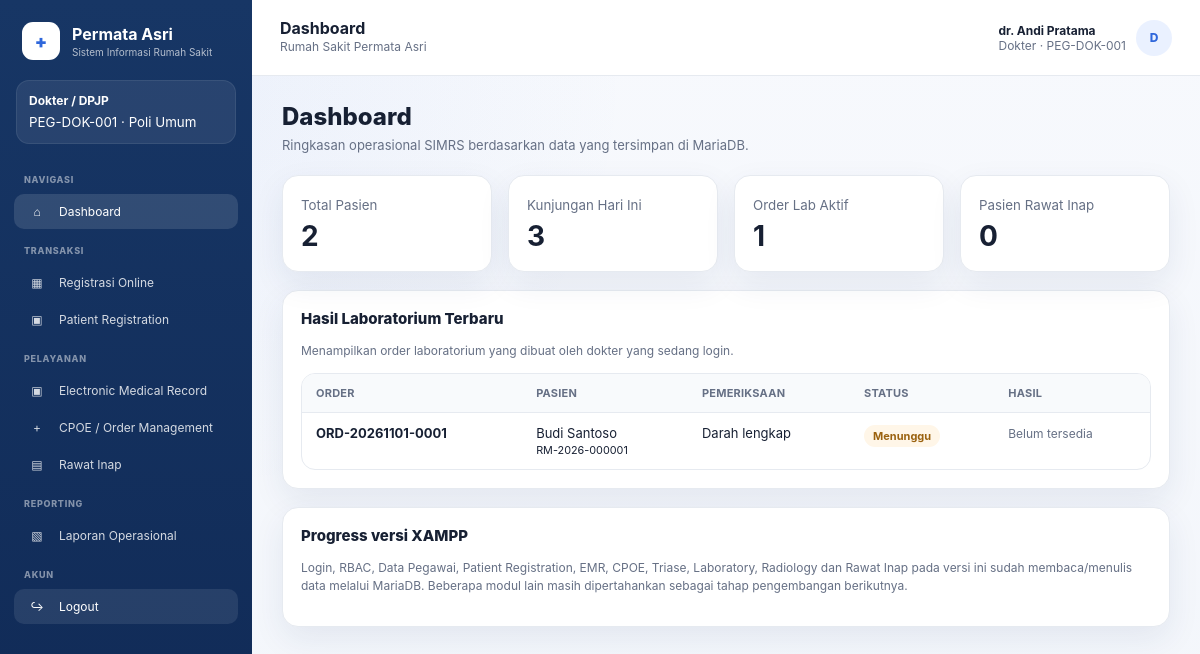
The app's page /dashboard.php (signed in) with its own data.
### tables this page shows
CREATE TABLE users (
    id INT AUTO_INCREMENT PRIMARY KEY,
    employee_id INT NOT NULL UNIQUE,
    username VARCHAR(60) NOT NULL UNIQUE,
    password_hash VARCHAR(255) NOT NULL,
    is_active TINYINT(1) NOT NULL DEFAULT 1,
    created_at DATETIME NOT NULL DEFAULT CURRENT_TIMESTAMP,
    CONSTRAINT fk_user_employee FOREIGN KEY (employee_id) REFERENCES employees(id)
);

CREATE TABLE roles (
    id INT AUTO_INCREMENT PRIMARY KEY,
    code VARCHAR(50) NOT NULL UNIQUE,
    name VARCHAR(100) NOT NULL
);

CREATE TABLE employees (
    id INT AUTO_INCREMENT PRIMARY KEY,
    employee_code VARCHAR(30) NOT NULL UNIQUE,
    full_name VARCHAR(150) NOT NULL,
    profession VARCHAR(100) NOT NULL,
    role_id INT NOT NULL,
    unit_id INT NULL,
    is_active TINYINT(1) NOT NULL DEFAULT 1,
    CONSTRAINT fk_employee_role FOREIGN KEY (role_id) REFERENCES roles(id),
    CONSTRAINT fk_employee_unit FOREIGN KEY (unit_id) REFERENCES units(id)
);

CREATE TABLE units (
    id INT AUTO_INCREMENT PRIMARY KEY,
    code VARCHAR(30) NOT NULL UNIQUE,
    name VARCHAR(100) NOT NULL,
    unit_type VARCHAR(30) NOT NULL
);

CREATE TABLE lab_orders (
    id INT AUTO_INCREMENT PRIMARY KEY,
    order_id INT NOT NULL UNIQUE,
    test_name VARCHAR(255) NOT NULL,
    specimen VARCHAR(100) NULL,
    status VARCHAR(40) NOT NULL DEFAULT 'Menunggu',
    result TEXT NULL,
    verified_by INT NULL,
    verified_at DATETIME NULL,
    CONSTRAINT fk_lab_order FOREIGN KEY (order_id) REFERENCES orders(id) ON DELETE CASCADE,
    CONSTRAINT fk_lab_verify FOREIGN KEY (verified_by) REFERENCES employees(id)
);

CREATE TABLE orders (
    id INT AUTO_INCREMENT PRIMARY KEY,
    order_no VARCHAR(40) NULL UNIQUE,
    registration_id INT NOT NULL,
    ordering_employee_id INT NOT NULL,
    order_type ENUM('Laboratorium','Radiologi','Obat','Konsultasi','Rawat Inap') NOT NULL,
    detail VARCHAR(255) NOT NULL,
    clinical_indication TEXT NULL,
    priority ENUM('Rutin','CITO') NOT NULL DEFAULT 'Rutin',
    status VARCHAR(40) NOT NULL DEFAULT 'Ordered',
    created_at DATETIME NOT NULL DEFAULT CURRENT_TIMESTAMP,
    CONSTRAINT fk_order_reg FOREIGN KEY (registration_id) REFERENCES registrations(id),
    CONSTRAINT fk_order_employee FOREIGN KEY (ordering_employee_id) REFERENCES employees(id)
);

CREATE TABLE patients (
    id INT AUTO_INCREMENT PRIMARY KEY,
    medical_record_no VARCHAR(30) NULL UNIQUE,
    nik VARCHAR(16) NOT NULL UNIQUE,
    full_name VARCHAR(150) NOT NULL,
    birth_date DATE NOT NULL,
    gender ENUM('L','P') NOT NULL,
    address TEXT NULL,
    phone VARCHAR(30) NULL,
    email VARCHAR(120) NULL,
    payer VARCHAR(40) NOT NULL DEFAULT 'Umum',
    created_at DATETIME NOT NULL DEFAULT CURRENT_TIMESTAMP
);

### database.php (called while the page is built, shortened)
<?php
function db(): PDO
{
    static $pdo = null;
    if ($pdo instanceof PDO) {
        return $pdo;
    }
    $dsn = 'mysql:host=' . DB_HOST . ';dbname=' . DB_NAME . ';charset=utf8mb4';
    $pdo = new PDO($dsn, DB_USER, DB_PASS, [
        PDO::ATTR_ERRMODE => PDO::ERRMODE_EXCEPTION,
        PDO::ATTR_DEFAULT_FETCH_MODE => PDO::FETCH_ASSOC,
        PDO::ATTR_EMULATE_PREPARES => false,
    ]);
    return $pdo;
}

### functions.php (called while the page is built, shortened)
<?php
require_once __DIR__ . '/../config/database.php';
require_once __DIR__ . '/schema_updates.php';
function e(?string $value): string
{
    return htmlspecialchars($value ?? '', ENT_QUOTES, 'UTF-8');
}
function current_user(): ?array
{
    ensure_progress03_schema(db());
    $stmt = db()->prepare(
        'SELECT u.id AS user_id, u.username, e.id AS employee_id, e.employee_code,
                e.full_name, e.profession, r.id AS role_id, r.code AS role_code,
                r.name AS role_name, un.name AS unit_name
         FROM users u
         JOIN employees e ON e.id = u.employee_id
         JOIN roles r ON r.id = e.role_id
         LEFT JOIN units un ON un.id = e.unit_id
         WHERE u.id = ? AND u.is_active = 1
         LIMIT 1'
    );
    $stmt->execute([$_SESSION['user_id']]);
    $user = $stmt->fetch();
    return $user ?: null;
}
function require_login(): array
{
    $user = current_user();
    return $user;
}
function sidebar_menus(int $roleId): array
{
    $stmt = db()->prepare(
        'SELECT DISTINCT m.label, m.icon, m.section_name, m.page_file, m.sort_order
         FROM menus m
         JOIN permissions p ON p.code = m.permission_code
         JOIN role_permissions rp ON rp.permission_id = p.id
         WHERE rp.role_id = ? AND m.is_active = 1
         ORDER BY m.sort_order, m.id'
    );
    $stmt->execute([$roleId]);
    return $stmt->fetchAll();
}

### schema_updates.php (called while the page is built, shortened)
<?php
function ensure_progress03_schema(PDO $pdo): void
{
    $pdo->exec(
        "CREATE TABLE IF NOT EXISTS patient_registration_requests (
            id INT AUTO_INCREMENT PRIMARY KEY,
            request_no VARCHAR(40) NULL UNIQUE,
            nik VARCHAR(16) NOT NULL,
            full_name VARCHAR(150) NOT NULL,
            birth_date DATE NOT NULL,
            gender ENUM('L','P') NOT NULL,
            address TEXT NULL,
            phone VARCHAR(30) NOT NULL,
            email VARCHAR(120) NULL,
            payer VARCHAR(40) NOT NULL DEFAULT 'Umum',
            unit_id INT NOT NULL,
            doctor_employee_id INT NOT NULL,
            schedule_id INT NOT NULL,
            visit_date DATE NOT NULL,
            complaint TEXT NULL,
            status VARCHAR(40) NOT NULL DEFAULT 'Menunggu Verifikasi',
            admin_note TEXT NULL,
            patient_id INT NULL,
            registration_id INT NULL,
            reviewed_by INT NULL,
            reviewed_at DATETIME NULL,
            created_at DATETIME NOT NULL DEFAULT CURRENT_TIMESTAMP,
            INDEX idx_prr_status (status),
            INDEX idx_prr_visit_date (visit_date),
            CONSTRAINT fk_prr_unit FOREIGN KEY (unit_id) REFERENCES units(id),
            CONSTRAINT fk_prr_doctor FOREIGN KEY (doctor_employee_id) REFERENCES employees(id),
            CONSTRAINT fk_prr_schedule FOREIGN KEY (schedule_id) REFERENCES doctor_schedules(id),
            CONSTRAINT fk_prr_patient FOREIGN KEY (patient_id) REFERENCES patients(id),
            CONSTRAINT fk_prr_registration FOREIGN KEY (registration_id) REFERENCES registrations(id),
            CONSTRAINT fk_prr_reviewer FOREIGN KEY (reviewed_by) REFERENCES users(id)
        ) ENGINE=InnoDB"
    );
    $menuCheck = $pdo->prepare('SELECT id FROM menus WHERE page_file=? LIMIT 1');
    $menuCheck->execute(['patient_registration_requests.php']);
    $units = [
        ['PB', 'Poli Bedah', 'POLI'],
        ['PK', 'Poli Kandungan', 'POLI'],
    ];
    $unitInsert = $pdo->prepare(
        'INSERT INTO units (code, name, unit_type)
         SELECT ?, ?, ?
         WHERE NOT EXISTS (SELECT 1 FROM units WHERE code=?)'
    );
    foreach ($units as [$code, $name, $type]) {
        $unitInsert->execute([$code, $name, $type, $code]);
    }
    $roleStmt = $pdo->prepare("SELECT id FROM roles WHERE code='dokter' LIMIT 1");
    $roleStmt->execute();
    $doctorRoleId = (int) $roleStmt->fetchColumn();
    if ($doctorRoleId > 0) {
        $doctorSeeds = [
            ['PEG-DOK-003', 'dr. Raka Mahendra', 'Dokter', 'PU'],
            ['PEG-DOK-004', 'dr. Nadia Putri, Sp.PD', 'Dokter Sp.PD', 'PD'],
            ['PEG-DOK-005', 'dr. Salsabila Rahman, Sp.A', 'Dokter Sp.A', 'PA'],
            ['PEG-DOK-006', 'dr. Bima Aditya, Sp.B', 'Dokter Sp.B', 'PB'],
            ['PEG-DOK-007', 'dr. Citra Maharani, Sp.OG', 'Dokter Sp.OG', 'PK'],
        ];
        $unitIdStmt = $pdo->prepare('SELECT id FROM units WHERE code=? LIMIT 1');
        $employeeExists = $pdo->prepare('SELECT id FROM employees WHERE employee_code=? LIMIT 1');
        foreach ($doctorSeeds as [$employeeCode, $name, $profession, $unitCode]) {
            $employeeExists->execute([$employeeCode]);
            if ($employeeExists->fetchColumn()) {
                continue;
            }
            $unitIdStmt->execute([$unitCode]);
        }
        $scheduleSeeds = [
            ['PEG-DOK-003', 'PU', 'Selasa', '08:00:00', '12:00:00'],
            ['PEG-DOK-003', 'PU', 'Jumat', '08:00:00', '11:00:00'],
            ['PEG-DOK-004', 'PD', 'Senin', '13:00:00', '16:00:00'],
            ['PEG-DOK-004', 'PD', 'Jumat', '09:00:00', '12:00:00'],
            ['PEG-DOK-005', 'PA', 'Senin', '09:00:00', '12:00:00'],
            ['PEG-DOK-005', 'PA', 'Kamis', '13:00:00', '16:00:00'],
            ['PEG-DOK-006', 'PB', 'Selasa', '13:00:00', '16:00:00'],
            ['PEG-DOK-006', 'PB', 'Jumat', '13:00:00', '16:00:00'],
            ['PEG-DOK-007', 'PK', 'Rabu', '09:00:00', '12:00:00'],
            ['PEG-DOK-007', 'PK', 'Sabtu', '08:00:00', '11:00:00'],
        ];
        $employeeIdStmt = $pdo->prepare('SELECT id FROM employees WHERE employee_code=? LIMIT 1');
        $scheduleExists = $pdo->prepare(
            'SELECT id FROM doctor_schedules
             WHERE employee_id=? AND unit_id=? AND day_name=? AND start_time=? AND end_time=? LIMIT 1'
        );
        foreach ($scheduleSeeds as [$employeeCode, $unitCode, $dayName, $startTime, $endTime]) {
            $employeeIdStmt->execute([$employeeCode]);
            $employeeId = (int) $employeeIdStmt->fetchColumn();
            $unitIdStmt->execute([$unitCode]);
            $unitId = (int) $unitIdStmt->fetchColumn();
            $scheduleExists->execute([$employeeId, $unitId, $dayName, $startTime, $endTime]);
        }
    }
}

### dashboard.php (the view, shortened to what this page needs)
<?php
require_once __DIR__ . '/includes/functions.php';
$user = require_login();
$pageTitle = 'Dashboard';
$stats = [
    'patients' => (int) db()->query('SELECT COUNT(*) FROM patients')->fetchColumn(),
    'today' => (int) db()->query('SELECT COUNT(*) FROM registrations WHERE visit_date = CURDATE()')->fetchColumn(),
    'lab_pending' => (int) db()->query("SELECT COUNT(*) FROM lab_orders WHERE status IN ('Menunggu','In Process')")->fetchColumn(),
    'inpatient' => (int) db()->query("SELECT COUNT(*) FROM inpatient_admissions WHERE status = 'Dirawat'")->fetchColumn(),
];
$doctorLabResults = [];
if ($user['role_code'] === 'dokter') {
    $stmt = db()->prepare(
        "SELECT o.order_no, p.full_name AS patient_name, p.medical_record_no,
                l.test_name, l.status, l.result, l.verified_at,
                ver.employee_code AS verifier_code, ver.full_name AS verifier_name
         FROM lab_orders l
         JOIN orders o ON o.id=l.order_id
         JOIN registrations r ON r.id=o.registration_id
         JOIN patients p ON p.id=r.patient_id
         LEFT JOIN employees ver ON ver.id=l.verified_by
         WHERE o.ordering_employee_id=?
         ORDER BY l.id DESC LIMIT 5"
    );
    $stmt->execute([(int) $user['employee_id']]);
    $doctorLabResults = $stmt->fetchAll();
}
require __DIR__ . '/includes/header.php';
?>
<h1 class="page-title">Dashboard</h1>
<p class="page-subtitle">Ringkasan operasional SIMRS berdasarkan data yang tersimpan di MariaDB.</p>
<div class="grid grid-4">
  <div class="card stat"><small>Total Pasien</small><b><?= $stats['patients'] ?></b></div>
  <div class="card stat"><small>Kunjungan Hari Ini</small><b><?= $stats['today'] ?></b></div>
  <div class="card stat"><small>Order Lab Aktif</small><b><?= $stats['lab_pending'] ?></b></div>
  <div class="card stat"><small>Pasien Rawat Inap</small><b><?= $stats['inpatient'] ?></b></div>
</div>
<?php if ($user['role_code'] === 'dokter'): ?>
<div class="card" style="margin-top:18px">
  <h2 class="section-title">Hasil Laboratorium Terbaru</h2>
  <p class="note">Menampilkan order laboratorium yang dibuat oleh dokter yang sedang login.</p>
  <div class="table-wrap" style="margin-top:12px">
    <table>
      <thead><tr><th>Order</th><th>Pasien</th><th>Pemeriksaan</th><th>Status</th><th>Hasil</th></tr></thead>
      <tbody>
      <?php foreach ($doctorLabResults as $lab): ?>
        <tr>
          <td><b><?= e($lab['order_no']) ?></b></td>
          <td><?= e($lab['patient_name']) ?><br><small><?= e($lab['medical_record_no']) ?></small></td>
          <td><?= e($lab['test_name']) ?></td>
          <td><span class="badge <?= $lab['status']==='Tervalidasi'?'badge-green':($lab['status']==='In Process'?'badge-blue':'badge-yellow') ?>"><?= e($lab['status']) ?></span></td>
          <td>
            <?= $lab['result'] ? nl2br(e($lab['result'])) : '<span class="note">Belum tersedia</span>' ?>
          </td>
        </tr>
      <?php endforeach; ?>
      </tbody>
    </table>
  </div>
</div>
<?php endif; ?>
<div class="card" style="margin-top:18px">
  <h2 class="section-title">Progress versi XAMPP</h2>
  <p class="note">Login, RBAC, Data Pegawai, Patient Registration, EMR, CPOE, Triase, Laboratory, Radiology dan Rawat Inap pada versi ini sudah membaca/menulis data melalui MariaDB. Beberapa modul lain masih dipertahankan sebagai tahap pengembangan berikutnya.</p>
</div>
<?php require __DIR__ . '/includes/footer.php'; ?>

### header.php (shortened to what this page needs)
<?php
$pageTitle = $pageTitle ?? 'SIMRS';
$activeFile = basename($_SERVER['PHP_SELF']);
$menus = sidebar_menus((int) $user['role_id']);
$initials = strtoupper(substr($user['full_name'], 0, 1));
?>
<!DOCTYPE html>
<html lang="id">
<head>
  <link rel="stylesheet" href="assets/css/app.css">
</head>
<body>
  <aside class="sidebar">
    <div class="sidebar-brand">
      <div class="brand-mark">+</div>
      <div>
        <strong>Permata Asri</strong>
        <small>Sistem Informasi Rumah Sakit</small>
      </div>
    </div>
    <div class="role-card">
      <b><?= e($user['role_name']) ?></b>
      <small><?= e($user['employee_code']) ?> · <?= e($user['unit_name'] ?? '-') ?></small>
    </div>
    <?php $section = null; ?>
    <?php foreach ($menus as $menu): ?>
      <?php if ($section !== $menu['section_name']): $section = $menu['section_name']; ?>
        <div class="sidebar-menu-title"><?= e($section) ?></div>
      <?php endif; ?>
      <a class="sidebar-link <?= $activeFile === $menu['page_file'] ? 'active' : '' ?>" href="<?= e($menu['page_file']) ?>">
        <span class="ico"><?= e($menu['icon']) ?></span>
        <span><?= e($menu['label']) ?></span>
      </a>
    <?php endforeach; ?>
    <div class="sidebar-menu-title">AKUN</div>
    <a href="#" class="sidebar-link logout-link" data-open-logout>
      <span class="ico">↪</span><span>Logout</span>
    </a>
  </aside>
  <div class="content-shell">
    <header class="topbar">
      <div>
        <strong><?= e($pageTitle) ?></strong>
        <div class="note">Rumah Sakit Permata Asri</div>
      </div>
      <div class="user-chip">
        <div>
          <strong><?= e($user['full_name']) ?></strong>
          <span><?= e($user['profession']) ?> · <?= e($user['employee_code']) ?></span>
        </div>
        <div class="avatar"><?= e($initials) ?></div>
      </div>
    </header>
    <main class="page-wrap">

### records on screen
users: roles.name "Dokter / DPJP", employee.employee_code "PEG-DOK-001", units.name "Poli Umum", employee.full_name "dr. Andi Pratama", employee.profession "Dokter", employee.full_name "D"
lab_orders: order.order_no "ORD-20261101-0001", patients.full_name "Budi Santoso", patients.medical_record_no "RM-2026-000001", test_name "Darah lengkap", status "Menunggu", shows "Belum tersedia"

### other values on screen
$section "NAVIGASI"
$menu['icon'] "⌂"
$menu['label'] "Dashboard"
$section "TRANSAKSI"
$menu['icon'] "▦"
$menu['label'] "Registrasi Online"
$menu['icon'] "▣"
$menu['label'] "Patient Registration"
$section "PELAYANAN"
$menu['label'] "Electronic Medical Record"
$menu['icon'] "+"
$menu['label'] "CPOE / Order Management"
$menu['icon'] "▤"
$menu['label'] "Rawat Inap"
$section "REPORTING"
